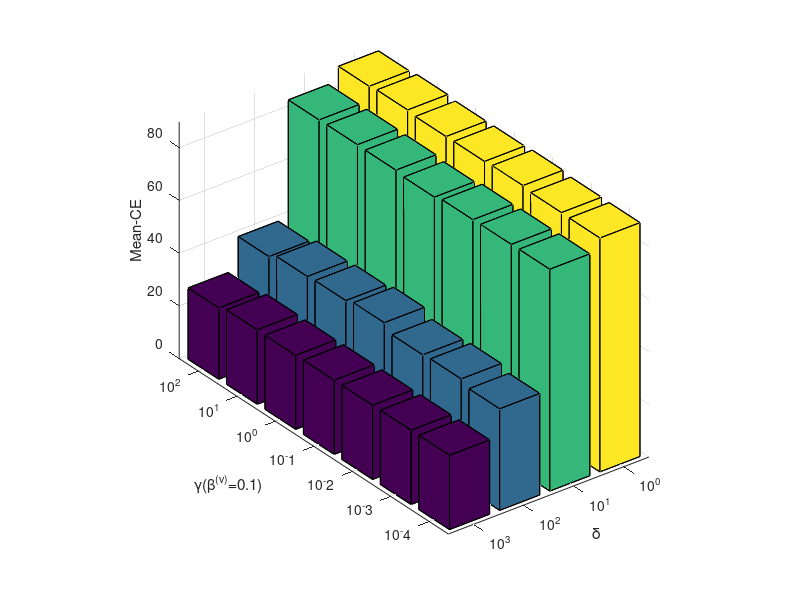

The MATLAB source for this figure:
     results=[27.03, 39.22,83.77,89.22;
               28.25, 41.18,83.87,89.76;
               28.07, 41.55,83.72,89.17;
               28.16, 42.66,82.99,89.24;
               28.14, 39.98,83.94,89.58;
               28.18, 40.35,84.08,88.85;
               28.18, 38.52,84.15,88.70;
      
            
                ];
 
      results1=[0.9034, 0.8245,0.1580,0.0668;
               0.9078, 0.7887,0.1490,0.0592;
               0.9079, 0.8012,0.1548,0.0699;
               0.9078, 0.7989,0.1497,0.0622;
               0.9078, 0.8082,0.1470,0.0645;
               0.9078, 0.8114,0.1493,0.0707;
               0.9078, 0.8182,0.1479,0.0731;
         
            
                ];
     
% results1=zeros(9,4);
% results1(:,1)=results(:,4);
% results1(:,2)=results(:,3);
% results1(:,3)=results(:,2);
% results1(:,4)=results(:,1);
bar3(results)
set(gca,'xticklabel',{'10^3','10^2','10^1','10^0'})
set(gca,'yticklabel',{'10^2','10^1','10^0','10^-1','10^-2','10^-3','10^-4'})
 
 
xlabel('\delta');ylabel('\gamma({\beta^{(v)}}=0.1)');zlabel('Mean-CE')